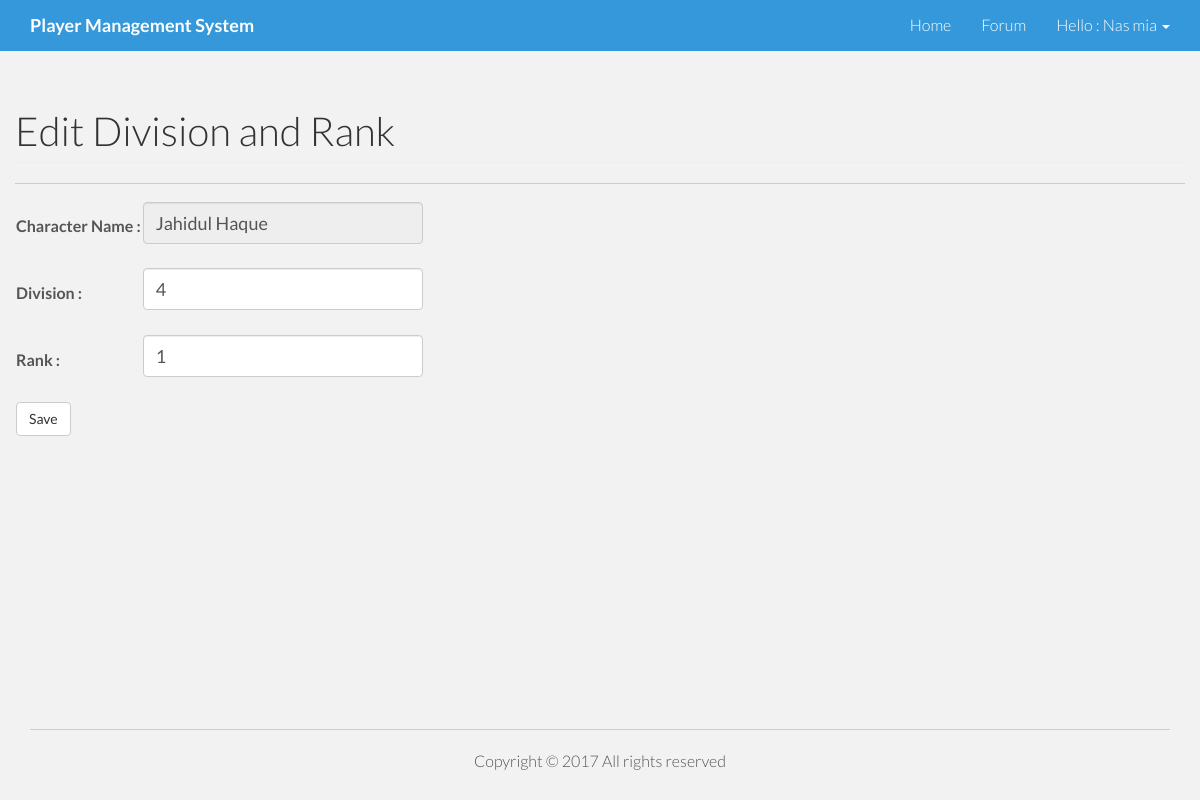
The page /edit_division_rank.php?id=1 (signed in) on the database its author committed.
### tables this page shows
CREATE TABLE `tbl_users` (
  `id` int(16) NOT NULL,
  `username` varchar(255) NOT NULL,
  `character_name` varchar(255) NOT NULL,
  `email` varchar(255) NOT NULL,
  `avatar` varchar(255) DEFAULT 'upload/default_avatar.jpg',
  `password` varchar(255) NOT NULL,
  `division` int(16) NOT NULL DEFAULT '1',
  `rank` int(16) NOT NULL DEFAULT '1'
);

### lib/Database.php (called while the page is built, shortened)
<?php
Class Database{
	public $host   = DB_HOST;
	public $user   = DB_USER;
	public $pass   = DB_PASS;
	public $dbname = DB_NAME;
	public $link;
	private function connectDB(){
	$this->link = new mysqli($this->host, $this->user, $this->pass, $this->dbname);
 }
	public function select($query){
		$result = $this->link->query($query) or die($this->link->error.__LINE__);
		if($result->num_rows > 0){
			return $result;
		} else {
			return false;
		}
	}
}

### edit_division_rank.php (the view, shortened to what this page needs)
<?php include 'inc/header.php'; ?>
        <?php
            if (!isset($_GET['id']) || $_GET['id'] == NULL) {
                echo "<script>window.location='index.php';</script>";
            }else{
                $id = $_GET['id'];
            }
         ?>
                <div class="row">
                    <div class="col-lg-12">
                        <h1 class="page-header">
                            Edit Division and Rank
                        </h1><hr>
                    </div>
                </div>
        <?php
            $query = "select * from tbl_users where id='$id'";
            $singleuser = $db->select($query);
            if($singleuser){
            while ($result = $singleuser->fetch_assoc()) {
         ?>
        	<form action="" method="post">
                    <table class="form">
                        <tr>
                            <td>
                                <label class="form-group">Character Name : </label>
                            </td>
                            <td>
                                <input type="text" class="form-control" name="character_name" value="<?php  echo $result['character_name']; ?>" class="medium" disabled="disabled"/><br>
                            </td>
                        </tr>
                        <tr>
                            <td>
                                <label class="form-group">Division : </label>
                            </td>
                            <td>
                                <input type="text" class="form-control" name="division" value="<?php  echo $result['division']; ?>" class="medium" /><br>
                            </td>
                        </tr>
                        <tr>
                            <td>
                                <label class="form-group">Rank : </label>
                            </td>
                            <td>
                                <input type="text" class="form-control" name="rank" value="<?php  echo $result['rank']; ?>" class="medium" /><br>
                            </td>
                        </tr>
                        <tr>
                            <td>
                                <input type="submit" class="btn btn-default" name="submit" Value="Save" />
                            </td>
                        </tr>
                    </table>
                    </form>
                <?php } } ?>
<?php include 'inc/footer.php'; ?>

### assets/css/main.css (style rules this page uses)
body { background-color: #f2f2f2; font-family: 'Lato', sans-serif; font-weight: 300; font-size: 16px; color: #555; -webkit-font-smoothing: antialiased; -webkit-overflow-scrolling: touch; }
h1, h2, h3, h4, h5, h6 { font-family: 'Lato', sans-serif; font-weight: 300; color: #333; }
h1 { font-size: 40px; }
hr { display: block; height: 1px; border: 0; border-top: 1px solid #ccc; margin: 1em 0; padding: 0; }
.form-control { height: 42px; font-size: 18px; width: 280px; }
html, body { margin:0; padding:0; height:100%; }

### rows shown on the page
tbl_users: character_name "Jahidul Haque", division "4", rank "1"

### other values the page prints
Session::get('characterName') "Nas mia"
